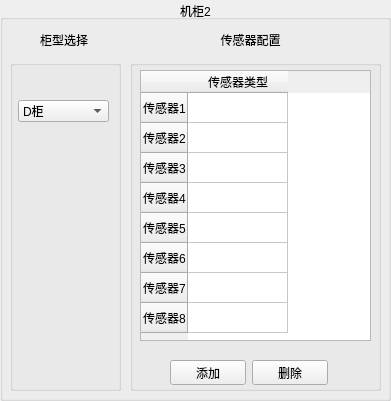
      <widget class="QGroupBox" name="groupBox_51">
       <property name="geometry">
        <rect>
         <x>410</x>
         <y>10</y>
         <width>391</width>
         <height>401</height>
        </rect>
       </property>
       <property name="title">
        <string>机柜2</string>
       </property>
       <property name="alignment">
        <set>Qt::AlignCenter</set>
       </property>
       <widget class="QGroupBox" name="groupBox_52">
        <property name="geometry">
         <rect>
          <x>710</x>
          <y>0</y>
          <width>211</width>
          <height>281</height>
         </rect>
        </property>
        <property name="title">
         <string>机柜1</string>
        </property>
       </widget>
       <widget class="QGroupBox" name="groupBox_53">
        <property name="geometry">
         <rect>
          <x>470</x>
          <y>0</y>
          <width>211</width>
          <height>281</height>
         </rect>
        </property>
        <property name="title">
         <string>机柜1</string>
        </property>
       </widget>
       <widget class="QGroupBox" name="groupBox_54">
        <property name="geometry">
         <rect>
          <x>10</x>
          <y>60</y>
          <width>111</width>
          <height>331</height>
         </rect>
        </property>
        <property name="title">
         <string/>
        </property>
        <widget class="QComboBox" name="Cabinet_comboBox_4852_master_c2">
         <property name="geometry">
          <rect>
           <x>8</x>
           <y>40</y>
           <width>91</width>
           <height>22</height>
          </rect>
         </property>
         <item>
          <property name="text">
           <string>D柜</string>
          </property>
         </item>
         <item>
          <property name="text">
           <string>C柜</string>
          </property>
         </item>
         <item>
          <property name="text">
           <string>V柜</string>
          </property>
         </item>
         <item>
          <property name="text">
           <string>696CBBR柜</string>
          </property>
         </item>
         <item>
          <property name="text">
           <string>696CB柜</string>
          </property>
         </item>
         <item>
          <property name="text">
           <string>BE柜</string>
          </property>
         </item>
         <item>
          <property name="text">
           <string>DE柜</string>
          </property>
         </item>
         <item>
          <property name="text">
           <string>F柜</string>
          </property>
         </item>
         <item>
          <property name="text">
           <string>M柜</string>
          </property>
         </item>
         <item>
          <property name="text">
           <string>PT柜</string>
          </property>
         </item>
         <item>
          <property name="text">
           <string>PTC500柜</string>
          </property>
         </item>
         <item>
          <property name="text">
           <string>PTC600柜</string>
          </property>
         </item>
         <item>
          <property name="text">
           <string>SL柜</string>
          </property>
         </item>
         <item>
          <property name="text">
           <string>SV25SV20柜</string>
          </property>
         </item>
         <item>
          <property name="text">
           <string>SV柜</string>
          </property>
         </item>
         <item>
          <property name="text">
           <string>V25V20柜</string>
          </property>
         </item>
        </widget>
        <widget class="QLabel" name="picture_lable_4852_master_c2">
         <property name="geometry">
          <rect>
           <x>20</x>
           <y>70</y>
           <width>71</width>
           <height>211</height>
          </rect>
         </property>
         <property name="text">
          <string/>
         </property>
        </widget>
       </widget>
       <widget class="QTableWidget" name="tableWidget_4852_master_c2">
        <property name="geometry">
         <rect>
          <x>140</x>
          <y>70</y>
          <width>231</width>
          <height>271</height>
         </rect>
        </property>
        <property name="lineWidth">
         <number>1</number>
        </property>
        <property name="autoScrollMargin">
         <number>16</number>
        </property>
        <row>
         <property name="text">
          <string>传感器1</string>
         </property>
        </row>
        <row>
         <property name="text">
          <string>传感器2</string>
         </property>
        </row>
        <row>
         <property name="text">
          <string>传感器3</string>
         </property>
        </row>
        <row>
         <property name="text">
          <string>传感器4</string>
         </property>
        </row>
        <row>
         <property name="text">
          <string>传感器5</string>
         </property>
        </row>
        <row>
         <property name="text">
          <string>传感器6</string>
         </property>
        </row>
        <row>
         <property name="text">
          <string>传感器7</string>
         </property>
        </row>
        <row>
         <property name="text">
          <string>传感器8</string>
         </property>
        </row>
        <column>
         <property name="text">
          <string>传感器类型</string>
         </property>
        </column>
       </widget>
       <widget class="QLabel" name="label_65">
        <property name="geometry">
         <rect>
          <x>200</x>
          <y>30</y>
          <width>101</width>
          <height>20</height>
         </rect>
        </property>
        <property name="text">
         <string>传感器配置</string>
        </property>
        <property name="alignment">
         <set>Qt::AlignCenter</set>
        </property>
       </widget>
       <widget class="QLabel" name="label_66">
        <property name="geometry">
         <rect>
          <x>40</x>
          <y>30</y>
          <width>54</width>
          <height>20</height>
         </rect>
        </property>
        <property name="text">
         <string>柜型选择</string>
        </property>
       </widget>
       <widget class="QGroupBox" name="groupBox_55">
        <property name="geometry">
         <rect>
          <x>130</x>
          <y>60</y>
          <width>251</width>
          <height>331</height>
         </rect>
        </property>
        <property name="title">
         <string/>
        </property>
        <widget class="QWidget" name="layoutWidget_15">
         <property name="geometry">
          <rect>
           <x>40</x>
           <y>300</y>
           <width>158</width>
           <height>25</height>
          </rect>
         </property>
         <layout class="QHBoxLayout" name="horizontalLayout_52">
          <item>
           <widget class="QPushButton" name="addBt_4852_master_c2">
            <property name="text">
             <string>添加</string>
            </property>
           </widget>
          </item>
          <item>
           <widget class="QPushButton" name="deleteBt_4852_master_c2">
            <property name="text">
             <string>删除</string>
            </property>
           </widget>
          </item>
         </layout>
        </widget>
       </widget>
       <zorder>groupBox_55</zorder>
       <zorder>groupBox_52</zorder>
       <zorder>groupBox_53</zorder>
       <zorder>groupBox_54</zorder>
       <zorder>tableWidget_4852_master_c2</zorder>
       <zorder>label_65</zorder>
       <zorder>label_66</zorder>
      </widget>
